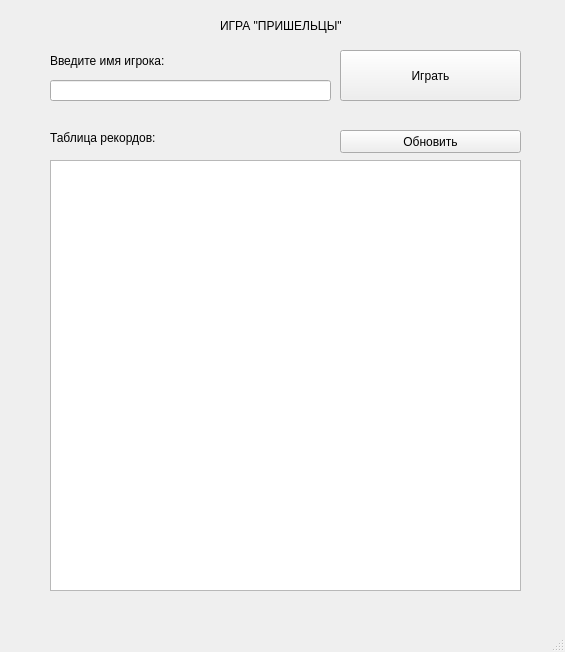
<?xml version="1.0" encoding="UTF-8"?>
<ui version="4.0">
 <class>MainWindow</class>
 <widget class="QMainWindow" name="MainWindow">
  <property name="geometry">
   <rect>
    <x>0</x>
    <y>0</y>
    <width>565</width>
    <height>652</height>
   </rect>
  </property>
  <property name="windowTitle">
   <string>MainWindow</string>
  </property>
  <widget class="QWidget" name="centralwidget">
   <widget class="QLabel" name="label">
    <property name="geometry">
     <rect>
      <x>220</x>
      <y>10</y>
      <width>181</width>
      <height>31</height>
     </rect>
    </property>
    <property name="cursor">
     <cursorShape>ArrowCursor</cursorShape>
    </property>
    <property name="text">
     <string>ИГРА &quot;ПРИШЕЛЬЦЫ&quot;</string>
    </property>
    <property name="textFormat">
     <enum>Qt::PlainText</enum>
    </property>
    <property name="margin">
     <number>0</number>
    </property>
   </widget>
   <widget class="QLabel" name="label_2">
    <property name="geometry">
     <rect>
      <x>50</x>
      <y>50</y>
      <width>131</width>
      <height>21</height>
     </rect>
    </property>
    <property name="text">
     <string>Введите имя игрока:</string>
    </property>
   </widget>
   <widget class="QLineEdit" name="lineEdit">
    <property name="geometry">
     <rect>
      <x>50</x>
      <y>80</y>
      <width>281</width>
      <height>21</height>
     </rect>
    </property>
   </widget>
   <widget class="QPushButton" name="pushButton">
    <property name="geometry">
     <rect>
      <x>340</x>
      <y>50</y>
      <width>181</width>
      <height>51</height>
     </rect>
    </property>
    <property name="text">
     <string>Играть</string>
    </property>
   </widget>
   <widget class="QTableWidget" name="tableWidget">
    <property name="geometry">
     <rect>
      <x>50</x>
      <y>160</y>
      <width>471</width>
      <height>431</height>
     </rect>
    </property>
   </widget>
   <widget class="QLabel" name="label_3">
    <property name="geometry">
     <rect>
      <x>50</x>
      <y>130</y>
      <width>121</width>
      <height>16</height>
     </rect>
    </property>
    <property name="text">
     <string>Таблица рекордов:</string>
    </property>
   </widget>
   <widget class="QPushButton" name="pushButton_2">
    <property name="geometry">
     <rect>
      <x>340</x>
      <y>130</y>
      <width>181</width>
      <height>23</height>
     </rect>
    </property>
    <property name="text">
     <string>Обновить</string>
    </property>
   </widget>
  </widget>
  <widget class="QMenuBar" name="menubar">
   <property name="geometry">
    <rect>
     <x>0</x>
     <y>0</y>
     <width>565</width>
     <height>21</height>
    </rect>
   </property>
  </widget>
  <widget class="QStatusBar" name="statusbar"/>
 </widget>
 <resources/>
 <connections/>
</ui>
